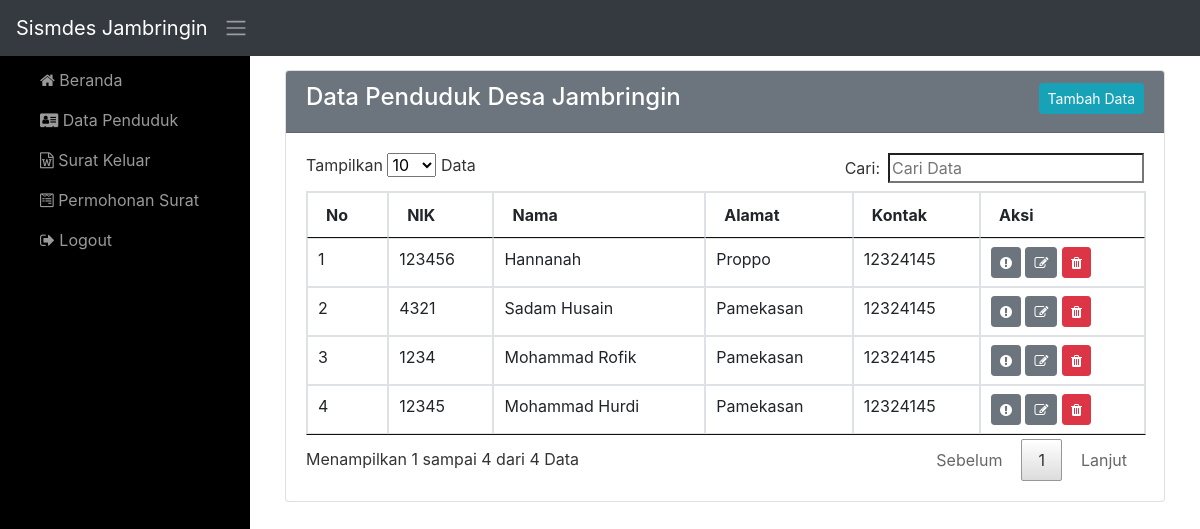
/admin/index.php?penduduk (signed in), run on the app's committed database.
### tables this page shows
CREATE TABLE `penduduk` (
  `id_penduduk` int(11) NOT NULL,
  `nik` varchar(150) NOT NULL,
  `nama` varchar(150) NOT NULL,
  `alamat` varchar(150) NOT NULL,
  `tmp_lahir` varchar(100) NOT NULL,
  `tgl_lahir` date NOT NULL,
  `gendre` enum('Laki-Laki','Perempuan') NOT NULL,
  `kontak` varchar(35) NOT NULL,
  `agama` varchar(35) NOT NULL,
  `status` enum('Kawin','Belum Kawin') NOT NULL,
  `pekerjaan` varchar(35) NOT NULL
);

### admin/page/penduduk.php (the view)
<?php
$pd = mysqli_query($con, "SELECT * FROM  penduduk ORDER BY id_penduduk DESC") ;
?>
<div class="row">
	<div class="col-md-12">
		<div class="card">
			<div class="card-header bg-secondary text-white">
				<a href="#tambahData" class="btn btn-sm btn-info pull-right" data-toggle="modal" data-target="#tambah">Tambah Data</a>
				<h4>Data Penduduk Desa Jambringin</h4>
			</div>
			<div class="card-body">
				<table class="table table-hover table-bordered" id="table">
					<thead>
						<tr>
							<th>No</th>
							<th>NIK</th>
							<th>Nama</th>
							<th>Alamat</th>
							<th>Kontak</th>
							<th>Aksi</th>
						</tr>
					</thead>
					<tbody>
					<?php
						if (mysqli_num_rows($pd) == 0 ) {
						 	echo "<tr><td colspan='100%'>Tidak Ada Permohonan Surat</td></tr>";
						 } else{
						$no = 1;
						while ($row = mysqli_fetch_array($pd)) { ?>
						<tr>
							<td><?php echo $no; ?></td>
							<td><?php echo $row['nik'] ?></td>
							<td><?php echo $row['nama'] ?></td>
							<td><?php echo $row['alamat'] ?></td>
							<td><?php echo $row['kontak'] ?></td>
							<td>
								<a href="#edit" id="<?php echo $row[0]?>" class="btn btn-sm btn-secondary" title="Detail" data-toggle="modal" data-target="#detail" data-id='<?php echo $row['id_penduduk'] ?>'><i class="fa fa-exclamation-circle"></i></a>
								<a href="#edit" id="<?php echo $row[0]?>" class="btn btn-sm btn-secondary" title="Ubah"  data-toggle="modal" data-target="#edit" data-id='<?php echo $row['id_penduduk'] ?>'><i class="fa fa-edit"></i></a>
								<a href="?peduduk&hapus_data=<?php echo $row[0]?>" onclick="return confirm('Apa Anda Yakin Akan Menghapus Data Ini ?')" class="btn btn-sm btn-danger" title="Hapus"><i class="fa fa-trash"></i></a>
							</td>
						</tr>
					<?php
					$no++;
						}
					}
					?>
					</tbody>
				</table>
			</div>
		</div>
	</div>
</div>
<br>

### admin/index.php (shortened to what this page needs)
<?php
require_once 'config.php';
?>
<!DOCTYPE html>
<html>
<head>
	<link rel="stylesheet" type="text/css" href="css/bootstrap.min.css">
	<link rel="stylesheet" type="text/css" href="css/simpleside.css">
	<link rel="stylesheet" type="text/css" href="css/font-awesome.min.css">
    <link rel="stylesheet" type="text/css" href="css/jquery.dataTables.min.css">
</head>
<body>
	<nav class="navbar navbar-expand-md navbar-dark fixed-top bg-dark">
		<a href="index.php" class="navbar-brand">Sismdes Jambringin</a>
		<a href="#menu-toggle" class="navbar-toggler-icon" id="menu-toggle"></a>
	</nav>
	<div id="wrapper" class="toggled">
        <div id="sidebar-wrapper">
            <ul class="sidebar-nav" style="margin-top: 10px;">
                <li>
                    <a href="index.php"><i class="fa fa-home"></i> Beranda</a>
                </li>
                <li>
                    <a href="?penduduk"><i class="fa fa-address-card"></i> Data Penduduk</a>
                </li>
                <li>
                    <a href="?surat"><i class="fa fa-file-word-o"></i> Surat Keluar</a>
                </li>
                <li>
                    <a href="?request"><i class="fa fa-wpforms"></i> Permohonan Surat</a>
                </li>
                <li>
                	<a href="logout.php"><i class="fa fa-sign-out"></i> Logout</a>
                </li>
            </ul>
        </div>
        <div id="page-content-wrapper" style="margin-top: 50px;">
            <div class="container-fluid">
                <?php if (isset($_GET['penduduk'])) {
                	require_once 'page/penduduk.php';
                }elseif (isset($_GET['surat'])) {
                	require_once 'page/surat.php';
                }elseif (isset($_GET['request'])) {
                	require_once 'page/request.php';
                }
                else{
                	require_once 'page/home.php';
                }
                ?>
            </div>
        </div>
    </div>
</body>
</html>

### admin/css/simpleside.css (style rules this page uses)
body { overflow-x: hidden; }
#wrapper { padding-left: 0; -webkit-transition: all 0.5s ease; -moz-transition: all 0.5s ease; -o-transition: all 0.5s ease; transition: all 0.5s ease; }
#wrapper.toggled { padding-left: 250px; }
#sidebar-wrapper { z-index: 1000; position: fixed; left: 250px; width: 0; height: 100%; margin-left: -250px; overflow-y: auto; background: #000; -webkit-transition: all 0.5s ease; -moz-transition: all 0.5s ease; -o-transition: all 0.5s ease; transition: all 0.5s ease; }
#wrapper.toggled #sidebar-wrapper { width: 250px; }
#page-content-wrapper { width: 100%; position: absolute; padding: 15px; }
#wrapper.toggled #page-content-wrapper { position: absolute; margin-right: -250px; }
.sidebar-nav { position: absolute; top: 0; width: 250px; margin: 0; padding: 0; list-style: none; }
.sidebar-nav li { text-indent: 20px; line-height: 40px; }
.sidebar-nav li a { display: block; text-decoration: none; color: #999999; }
@media (min-width:768px) { #wrapper { padding-left: 0; } }
@media (min-width:768px) { #wrapper.toggled { padding-left: 250px; } }
@media (min-width:768px) { #sidebar-wrapper { width: 0; } }
@media (min-width:768px) { #wrapper.toggled #sidebar-wrapper { width: 250px; } }
@media (min-width:768px) { #page-content-wrapper { padding: 20px; position: relative; } }
@media (min-width:768px) { #wrapper.toggled #page-content-wrapper { position: relative; margin-right: 0; } }

### data on the page
penduduk: nik "123456", nama "Hannanah", alamat "Proppo", kontak "12324145"
penduduk: nik "4321", nama "Sadam Husain", alamat "Pamekasan", kontak "12324145"
penduduk: nik "1234", nama "Mohammad Rofik", alamat "Pamekasan", kontak "12324145"
penduduk: nik "12345", nama "Mohammad Hurdi", alamat "Pamekasan", kontak "12324145"
